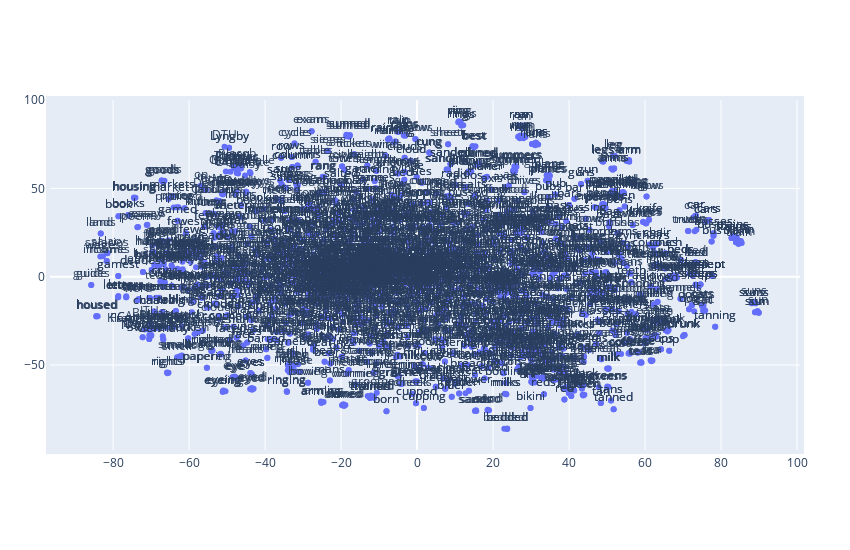

The notebook cell this image was saved under:
### Code cell
x_vals, y_vals, labels = reduce_dimensions_tsne(lexi_nd)

def plot_with_plotly(x_vals, y_vals, labels, plot_in_notebook=True):
    from plotly.offline import init_notebook_mode, iplot, plot
    import plotly.graph_objs as go
    import plotly.graph_objects as go
    
    layout = go.Layout(autosize=False, width=850, height=550, margin=dict(l=50, r=50, b=100, t=100, pad=4))
    trace = go.Scatter(x=x_vals, y=y_vals, mode='text+markers', text=labels, textposition="top center")
    fig = go.Figure(data=[trace], layout=layout)
    init_notebook_mode(connected=True)
    iplot(fig, filename='word-embedding-plot')
        
plot_with_plotly(x_vals, y_vals, labels)

### Figure 1 — Plotly figure (JSON) as saved in the notebook; plotly's stock layout.template omitted (floating-point values rounded to 4 significant figures; data arrays with more than 128 entries replaced by an {"elided": "..."} marker saying what was removed)
{"data": [{"mode": "text+markers", "text": {"elided": "2272 str values"}, "textposition": "top center", "type": "scatter", "x": {"elided": "2272 float values"}, "y": {"elided": "2272 float values"}}], "layout": {"autosize": false, "height": 550, "margin": {"b": 100, "l": 50, "pad": 4, "r": 50, "t": 100}, "width": 850}}
